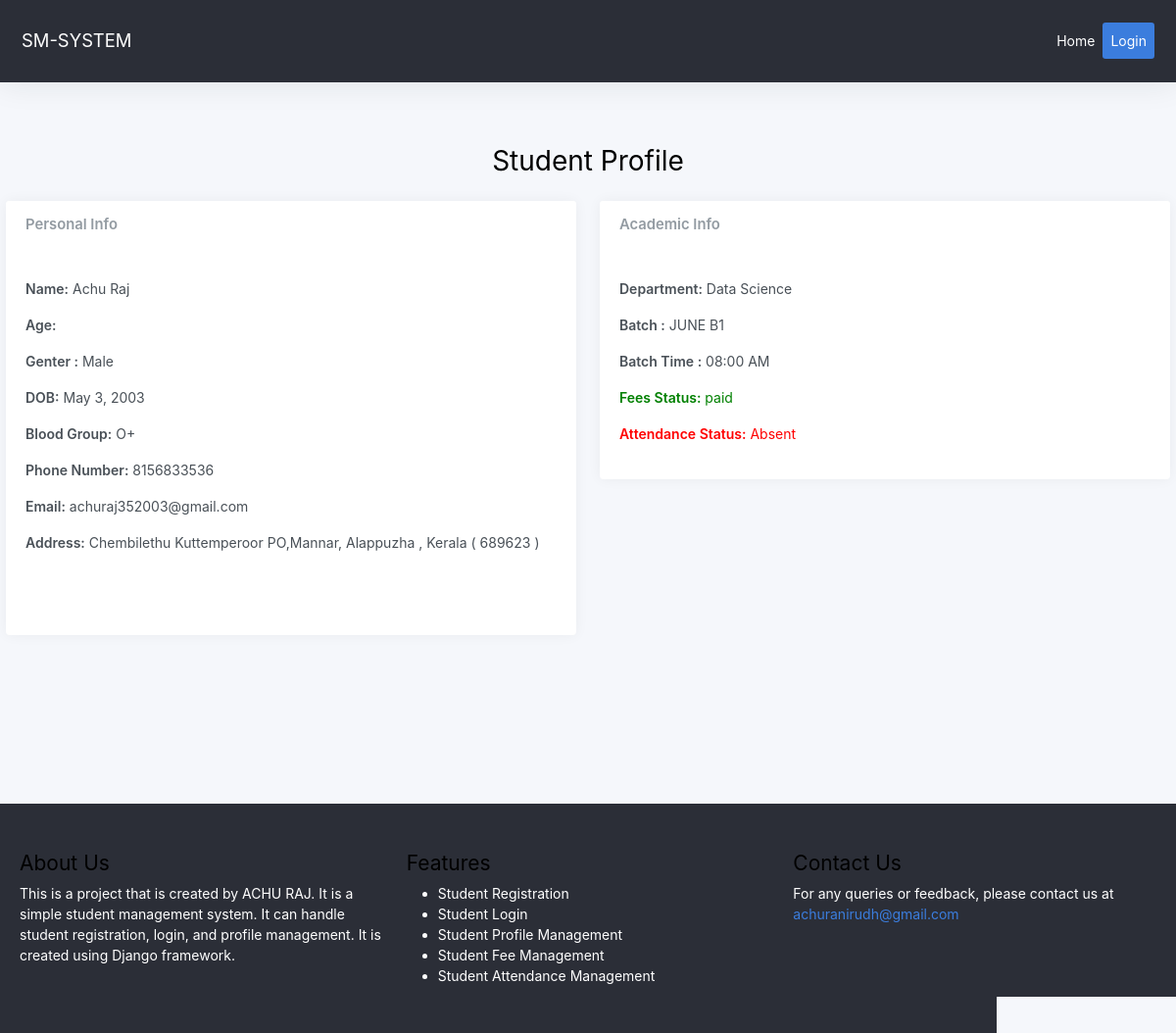
Page /view_student/1/ on the committed database.
### home/models.py (models this page shows, shortened)
class Student(models.Model):
    first_name = models.CharField(max_length=50)
    last_name  = models.CharField(max_length=50)
    user = models.OneToOneField(User, on_delete=models.CASCADE,null=True,blank=True)
    registration_number = models.CharField(max_length=20, unique=True, null=True, blank=True)
    date_of_birth = models.DateField(null=True, blank=True)
    email = models.EmailField(null=True, blank=True)
    phone = models.BigIntegerField(null=True, blank=True)
    address = models.TextField(null=True, blank=True)
    BLOOD_GROUP_CHOICES = [
        ('A+', 'A+'),
        ('A-', 'A-'),
        ('B+', 'B+'),
        ('B-', 'B-'),
        ('AB+', 'AB+'),
        ('AB-', 'AB-'),
        ('O+', 'O+'),
        ('O-', 'O-'),
    ]
    blood_group = models.CharField(max_length=3, choices=BLOOD_GROUP_CHOICES, null=True, blank=True)
    GENDER_CHOICES = [
        ('Male', 'Male'),
        ('Female', 'Female'),
        ('Other', 'Other'),
    ]
    gender = models.CharField(max_length=6, choices=GENDER_CHOICES, null=True, blank=True)
    department = models.ForeignKey('Department', on_delete=models.SET_NULL, null=True, blank=True)
    bach = models.ForeignKey('Batch', on_delete=models.SET_NULL, null=True, blank=True)
    FEES_CHOICE = [
        ('Unpaid','Unpaid'),
        ('pending','Pending'),
        ('paid','paid'),
    ]
    fees = models.CharField(max_length=10, choices=FEES_CHOICE, null=True, blank=True)
    ATTENTANCE_CHOICE = [
        ('Present','Present'),
        ('Absent','Absent'),
    ]
    attendence = models.CharField(max_length=10, choices=ATTENTANCE_CHOICE, null=True, blank=True)

class Department(models.Model):
    id = models.UUIDField(primary_key=True, default=uuid.uuid4, editable=False, unique=True)
    name = models.CharField(max_length=50, unique=True)
    def __str__(self):
        return self.name

class Batch(models.Model):
    id = models.UUIDField(primary_key=True,default=uuid.uuid4, editable=False, unique=True)
    SELECT_MONTH = [
    ('JAN', 'January'),
    ('FEB', 'February'),
    ('MARCH', 'March'),
    ('APRIL', 'April'),
    ('MAY', 'May'),
    ('JUNE', 'June'),
    ('JULY', 'July'),
    ('AUG', 'August'),
    ('SEP', 'September'),
    ('OCT', 'October'),
    ('NOV', 'November'),
    ('DEC', 'December'),
    ]
    month = models.CharField(max_length=6, choices=SELECT_MONTH, null=True, blank=True)
    date = models.IntegerField(null=True, blank=True)
    SELECT_BACH = [
        ('B1','Bach 1'),
        ('B2','Bach 2'),
        ('B3','Bach 3'),
        ('B4','Bach 4'),
        ('B5','Bach 5'),
    ]
    bach = models.CharField(max_length=2, choices=SELECT_BACH, null=True, blank=True)
    SELECT_TIME = [
        ('08:00 AM','08:00 AM'),
        ('09:00 AM','09:00 AM'),
        ('10:00 AM','10:00 AM'),
        ('11:00 AM','11:00 AM'),
        ('12:00 PM','12:00 PM'),
        ('01:00 PM','01:00 PM'),
        ('02:00 PM','02:00 PM'),
        ('03:00 PM','03:00 PM'),
        ('04:00 PM','04:00 PM'),
    ]
    class_time = models.TextField(max_length=8, choices=SELECT_TIME, null=True, blank=True)
    department = models.ForeignKey('Department', on_delete=models.SET_NULL, null=True, blank=True)

### home/views.py (the view)
# urls.py: path('view_student/<int:id>/',view_student,name="view_student"),
def view_student(request,id):
    student = get_object_or_404(Student, id=id)
    return render(request, 'studentprofile.html', {'student': student})

### templates/studentprofile.html (shortened to what this page needs)
{% extends "base.html" %}
{% block content %}
<div class="container">
  <h1 class="text-center p-3">Student Profile</h1>
  <div class="  row ">
    <div class="col-md-6 mb-3">
      <div class="card">
        <div class="card-header">
          <h3 class="card-title">Personal Info</h3>
        </div>
        <div class="card-body">
          <p><b>Name:</b> {{ student.first_name }} {{student.last_name }}</p>
          <p><b>Age:</b> {{ age }}</p>
          <p><b>Genter :</b> {{ student.gender }}</p>
          <p><b>DOB:</b> {{ student.date_of_birth }}</p>
          <p><b>Blood Group:</b> {{ student.blood_group }}</p>
          <p><b>Phone Number:</b> {{ student.phone }}</p>
          <p><b>Email:</b> {{ student.email }}</p>
          <p><b>Address:</b> {{ student.address }}</p>
          <div class="text-right pt-5">
          </div>
        </div>
      </div>
    </div>
    <div class="col-md-6">
      <div class="card">
        <div class="card-header">
          <h3 class="card-title">Academic Info</h3>
        </div>
        <div class="card-body">
          <p><b>Department:</b> {{ student.department }}</p>
          <p><b>Batch :</b> {{student.bach.month}} {{ student.bach.bach}}</p>
          <p><b>Batch Time :</b> {{student.bach.class_time}}</p>
          <p style="color: {% if student.fees == 'Unpaid' %}red{% elif student.fees == 'paid' %}green{% else %}blue{% endif %};">
            <b>Fees Status:</b> {{ student.fees|default_if_none:'N/A' }}
          </p>
          <p style="color:  {% if student.attendence == 'Absent' %} red {% else %}green{% endif %}; ">
            <b style="">Attendance Status:</b>
            {{ student.attendence}} {% if user.student.attendence == 'Absent' and user.is_authenticated and not user.is_staff %} <a href="{% url "leave_letter" user.student.id %}">Click here to Submit a leave letter</a> {% endif %}
          </p>
        </div>
      </div>
    </div>
  </div>
</div>
{% endblock content %}

### templates/base.html (shortened to what this page needs)
<!DOCTYPE html>
{% load static %}
<html lang="en">
<head>
    <link href="https://cdn.jsdelivr.net/npm/bootstrap@5.3.3/dist/css/bootstrap.min.css" rel="stylesheet">
<link rel="stylesheet" href="https://maxcdn.bootstrapcdn.com/bootstrap/4.0.0/css/bootstrap.min.css">
    <link rel="stylesheet" href="{% static 'css/app.css' %}">
</head>
<body style="min-height: 100vh;">
    {% include "nav.html" %}
    <div class=" mt-5 mb-5  " style="min-height: 80vh;">
        {% block content %}
        {% endblock content %}
    </div>
    {% include "footer.html" %}
</body>
</html>

### templates/nav.html (shortened to what this page needs)
<nav class="navbar navbar-expand-lg navbar-dark" style="background-color: #2b2e37;">
    <a class="navbar-brand" href="#">SM-SYSTEM</a>
    <div class="collapse navbar-collapse" id="navbarNav" >
        <ul class="navbar-nav ml-auto">
            <li class="nav-item active">
                <a class="nav-link" href="{% url "index" %}">Home <span class="sr-only">(current)</span></a>
            </li>
                        <li class="nav-item  rounded bg-primary text-white">
                            {% if user.is_authenticated %}
                            <a class="nav-link active p-2" href="{% url 'logout' %}?next={{ request.path }}" onclick="event.preventDefault(); document.getElementById('logout-form').submit();">Logout</a>
                            <form id="logout-form" action="{% url 'logout' %}?next={{ request.path }}" method="POST" style="display: none;">
                                {% csrf_token %}
                            </form>
                            {% else %}
                    <a class="nav-link active p-2" href="{% url 'login' %}">Login</a>
                    {% endif %}
                </li>
        </ul>
    </div>
</nav>

### templates/footer.html
<footer class="footer footer-dark pt-5 pb-5" style="background-color: #2b2e37; color: white;">
    <div class="container">
        <div class="row">
            <div class="col-md-4">
                <h3>About Us</h3>
                <p>This is a project that is created by ACHU RAJ. It is a simple student management system. It can handle student registration, login, and profile management. It is created using Django framework.</p>
            </div>
            <div class="col-md-4">
                <h3>Features</h3>
                <ul>
                    <li>Student Registration</li>
                    <li>Student Login</li>
                    <li>Student Profile Management</li>
                    <li>Student Fee Management</li>
                    <li>Student Attendance Management</li>
                </ul>
            </div>
            <div class="col-md-4">
                <h3>Contact Us</h3>
                <p>For any queries or feedback, please contact us at <a href="mailto:achuranirudh@gmail.com">achuranirudh@gmail.com</a></p>
            </div>
        </div>
    </div>
</footer>

### rows in the picture
Student: first_name "Achu", last_name "Raj", gender "Male", date_of_birth "May 3, 2003", blood_group "O+", phone "8156833536", email "achuraj352003@gmail.com", address "Chembilethu Kuttemperoor PO,Mannar, Alappuzha , Kerala ( 689623 )", department "Data Science", bach.month "JUNE", bach.bach "B1", bach.class_time "08:00 AM", fees "paid", attendence "Absent"
